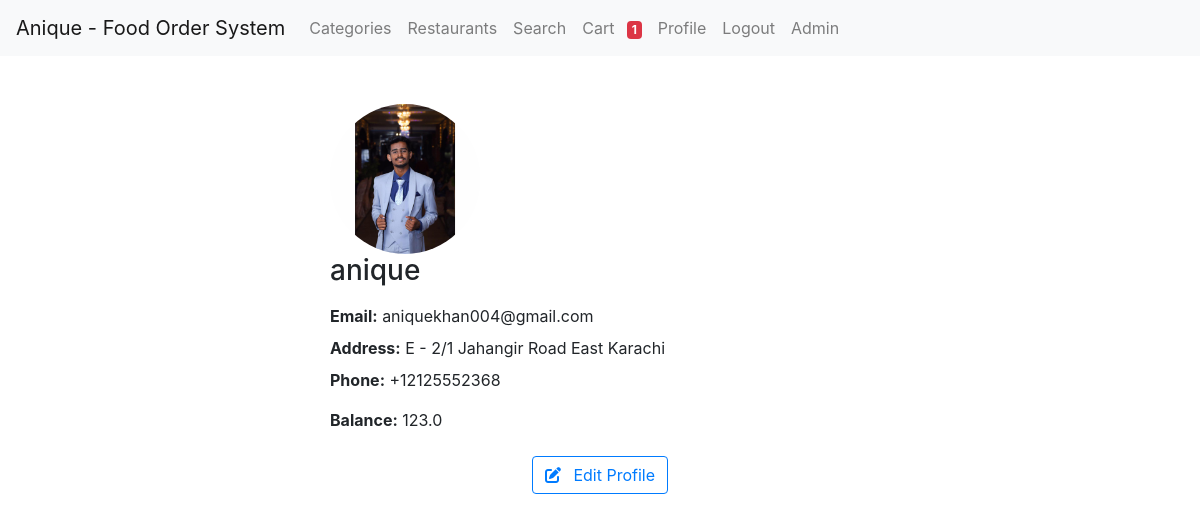
Screenshot of /profile (signed in) with the database file from the repository.
### app_authentication/models.py (models this page shows, shortened)
class UserAccount(models.Model):
    user = models.ForeignKey(User,on_delete=models.CASCADE)
    profile_picture = models.ImageField(upload_to='profile_pics/', blank=True, null=True)
    phone_number = PhoneNumberField(blank=True, null=True)
    address = models.CharField(max_length=255,blank=True,null=True)
    balance = models.FloatField(default=0)
    last_balance_added = models.DateTimeField(blank=True,null=True)

### app_authentication/views.py (the view)
# urls.py: path("profile",profile,name='profile'),
@login_required
def profile(request):
    profile = UserAccount.objects.filter(user=request.user).first()
    context = {
        "profile":profile
    }
    return render(request,"app_authentication/profile.html",context)

### cart/views.py (called while the page is built)
def cart_items_count(request):
    cart_items_count = 0
    if request.user.is_authenticated:
        cart = Cart.objects.filter(user=request.user).first()
        cart_items_count = CartItem.objects.filter(cart=cart).count()
    return {'cart_items_count':cart_items_count}

### food_order/templates/app_authentication/profile.html
{% extends 'base.html' %} {% load static %} {% block content %}
<div class="container mt-5">
  <div class="row justify-content-center">
    <div class="col-md-6">
      {% if profile.profile_picture %}
      <img
        src="{{profile.profile_picture.url}}"
        alt="Profile Picture"
        class="rounded-circle img-fluid"
        style="width: 150px"
      />
      {% else %}
      <img
        src="{% static 'img/default_profile_picture.png' %}"
        alt="Profile Picture"
      />
      {% endif %}
      <h3 class="mb-3">{{profile.user.username}}</h3>
      <p class="mb-2"><strong>Email:</strong> {{profile.user.email}}</p>
      {% if profile.address %}
      <p class="mb-2"><strong>Address:</strong> {{profile.address}}</p>
      {% endif %} {% if profile.phone_number %}
      <p><strong>Phone:</strong> {{profile.phone_number}}</p>
      {% endif %}
      <p><strong>Balance:</strong> {{profile.balance}}</p>
      <div class="text-center">
        <a href="{% url 'edit_profile' %}" class="btn btn-outline-primary mt-2"
          ><i class="fa-solid fa-pen-to-square mr-2"></i>
          Edit Profile</a
        >
      </div>
    </div>
  </div>
</div>
{% endblock content %}

### rows the page displays
UserAccount: profile_picture (picture), user.username "anique", user.email "aniquekhan004@gmail.com", address "E - 2/1 Jahangir Road East Karachi", phone_number "+12125552368", balance "123.0"

### other values shown
{{ cart_items_count }} "1"
